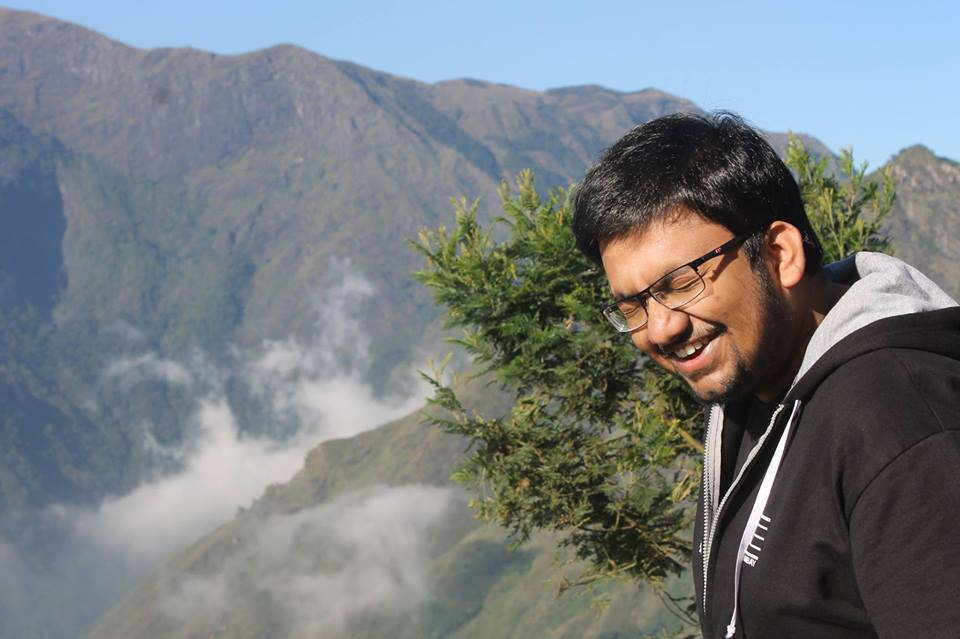
#> input picture improcpy/filename.jpg, 960 x 639 px
$ python -i toonify.py   (imports and definitions only)
#> lines starting #> are read from the running program, lines starting #| are printed output that depends on the picture; after the words box and inside, x2 and y2 are one past the last pixel; in counts of white or black regions, pixels touching at a corner belong together
import cv2
import numpy as np


def toonify(image, canny_threshold_lower=90, canny_threshold_upper=250,
            median_blur_kernel_size=5, bilateral_filter_d=5,
            bilateral_filter_sigma_color=150, bilateral_filter_sigma_space=150,
            max_iterations=10, epsilon=1.0, number_of_clusters=8):
    """ Toonify converts an image into a cartoon version of it.
    The image looks like it has been sketched.

    Algorithm
    ---------
    1. Median Blur: it is applied to reduce salt and pepper noise in the image
    2. Canny Edge Detection: it is used to add edges in the final image
    3. Bilateral Filter: bilateral filter is applied to reduce the details in the image
    4. Color Quantization: the method reduces the number of colors and leads to clustering of colors
                            that give the desired color effect in the image

    Notes
    -----
    The default thresholds give better results for portrait images.
    The thresholds maintain a balance on the number of edges visible on a face.

    Function Signature
    ------------------
    :param image: filename
        image is the input for the function
    :param canny_threshold_lower: double
        lower threshold value for Canny Edge Detection algorithm
    :param canny_threshold_upper: double
        upper threshold value for Canny Edge Detection algorithm
    :param median_blur_kernel_size: int
        kernel size for median blur
    :param bilateral_filter_d: int
        Diameter of each pixel neighborhood used in bilateral filter
    :param bilateral_filter_sigma_color: double
        bilateral filter sigma in color space
    :param bilateral_filter_sigma_space: double
        bilateral filter sigma in coordinate space
    :param max_iterations: int
        maximum iterations for cv2.kmeans
    :param epsilon: double
        minimum accuracy for cv2.kmeans
    :param number_of_clusters: int
        number of clusters set by cv2.kmeans
    :return: image
        the function returns a cartoon version of the input image

    Authors
    -------
    Anmol Kagrecha (akagrecha@gmail.com)
    Ranveer Aggarwal (ranveeraggarwal@gmail.com)
    """
#> called with image = '../filename.jpg', canny_threshold_lower = 90, canny_threshold_upper = 250, median_blur_kernel_size = 5, bilateral_filter_d = 5, bilateral_filter_sigma_color = 150, bilateral_filter_sigma_space = 150, max_iterations = 10
    image = cv2.imread(image)
#> image is the input picture: shape (639, 960, 3); mean B, G, R 128.4, 125, 119.1
    blurred_image = cv2.medianBlur(image, median_blur_kernel_size)

    # Edge detection and improvement
    detected_edges = cv2.Canny(blurred_image, canny_threshold_lower, canny_threshold_upper)
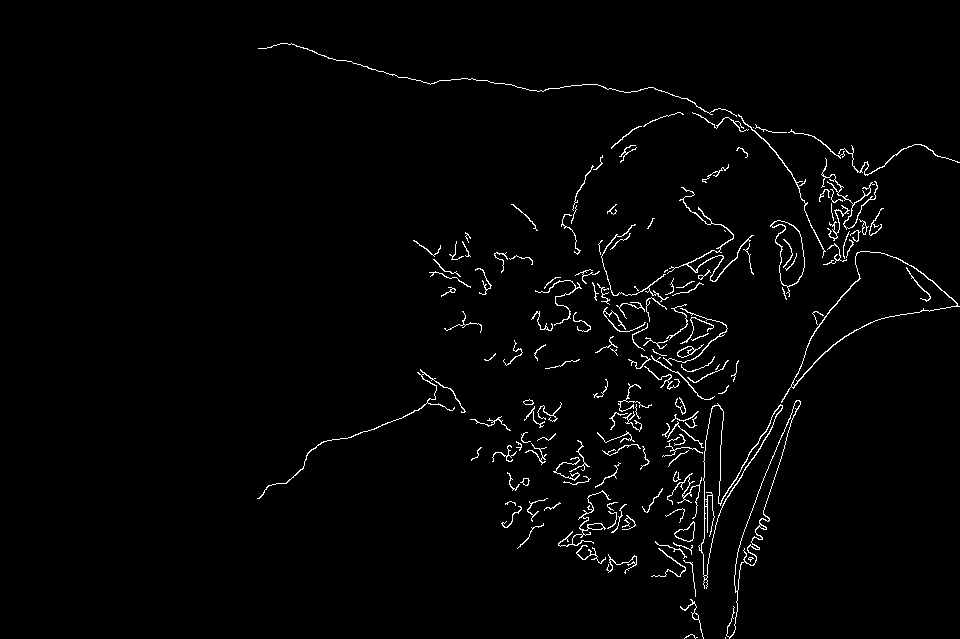
#> detected_edges: shape (639, 960); 2% white in thin lines or dots, all inside (x1, y1, x2, y2) = (257, 43, 960, 639)
    edges = cv2.bitwise_not(detected_edges)
    edges = cv2.cvtColor(edges, cv2.COLOR_GRAY2BGR)

    # Applying bilateral filter to reduce the details
    reduced_image = cv2.bilateralFilter(image, bilateral_filter_d,
                                        bilateral_filter_sigma_color, bilateral_filter_sigma_space)

    # Color quantization

    # Color quantization uses machine learning.
    # The image array is broken to get BGR values and centroid values are applied to all pixels.
    # Finally the image is reconstructed with new values.
    split_image = reduced_image.reshape((-1, 3))
    split_image = np.float32(split_image)
    criteria = (cv2.TERM_CRITERIA_EPS + cv2.TERM_CRITERIA_MAX_ITER, max_iterations, epsilon)
#> (the run stopped early here; a loop or call above may not have finished)
